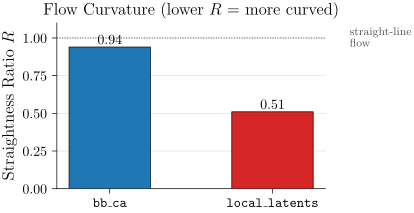

This figure's Python source:
# P08_v2: flow curvature as a single bar comparison of R values, with annotations
# Differs from v1: a pure summary bar — no time curve
# Visualizes: F2 / E004
# DATA: inline from F2
import sys
from pathlib import Path
sys.path.insert(0, str(Path(__file__).parent.parent))
from plot_utils import figsize
import matplotlib.pyplot as plt

fig, ax = plt.subplots(figsize=figsize(0.55))
chans = [r"$\mathtt{bb\_ca}$", r"$\mathtt{local\_latents}$"]
R = [0.94, 0.51]
bars = ax.bar(chans, R, color=["#1f77b4", "#d62728"], edgecolor="black", lw=0.5,
              width=0.5, zorder=3)
for b, v in zip(bars, R):
    ax.text(b.get_x()+b.get_width()/2, v+0.02, f"{v:.2f}", ha="center", fontsize=10)

ax.axhline(1.0, color="#555", ls=":", lw=0.7)
ax.text(1.45, 1.0, " straight-line\n flow", color="#555", fontsize=8, va="center")

ax.set_ylim(0, 1.1)
ax.set_ylabel(r"Straightness Ratio $R$")
ax.set_title(r"Flow Curvature (lower $R$ = more curved)")
ax.spines[["top","right"]].set_visible(False)
ax.grid(True, lw=0.4, alpha=0.5, zorder=0, axis="y")

fig.savefig(Path(__file__).with_suffix(".pdf"))
